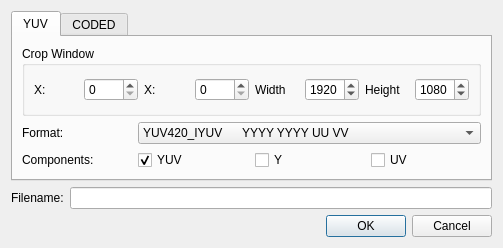
<?xml version="1.0" encoding="UTF-8"?>
<ui version="4.0">
 <class>Dialog_ImageSave</class>
 <widget class="QDialog" name="Dialog_ImageSave">
  <property name="geometry">
   <rect>
    <x>0</x>
    <y>0</y>
    <width>503</width>
    <height>248</height>
   </rect>
  </property>
  <property name="windowTitle">
   <string>Save Image</string>
  </property>
  <layout class="QGridLayout" name="gridLayout_5">
   <item row="0" column="0" colspan="2">
    <widget class="QTabWidget" name="tabWidget">
     <property name="currentIndex">
      <number>0</number>
     </property>
     <widget class="QWidget" name="tab">
      <attribute name="title">
       <string>YUV</string>
      </attribute>
      <layout class="QGridLayout" name="gridLayout_4">
       <item row="0" column="0" colspan="4">
        <widget class="QGroupBox" name="groupBox_BufferInfo">
         <property name="title">
          <string>Crop Window</string>
         </property>
         <layout class="QGridLayout" name="gridLayout">
          <item row="0" column="0">
           <widget class="QLabel" name="label_10">
            <property name="text">
             <string>X:</string>
            </property>
           </widget>
          </item>
          <item row="0" column="1">
           <widget class="QSpinBox" name="spinBox_BufferP_4">
            <property name="maximum">
             <number>8192</number>
            </property>
            <property name="value">
             <number>0</number>
            </property>
           </widget>
          </item>
          <item row="0" column="2">
           <widget class="QLabel" name="label_11">
            <property name="text">
             <string>X:</string>
            </property>
           </widget>
          </item>
          <item row="0" column="3">
           <widget class="QSpinBox" name="spinBox_BufferP_5">
            <property name="maximum">
             <number>8192</number>
            </property>
            <property name="value">
             <number>0</number>
            </property>
           </widget>
          </item>
          <item row="0" column="4">
           <widget class="QLabel" name="label_8">
            <property name="text">
             <string>Width</string>
            </property>
           </widget>
          </item>
          <item row="0" column="5">
           <widget class="QSpinBox" name="spinBox_BufferP_3">
            <property name="maximum">
             <number>8192</number>
            </property>
            <property name="value">
             <number>1920</number>
            </property>
           </widget>
          </item>
          <item row="0" column="6">
           <widget class="QLabel" name="label_9">
            <property name="text">
             <string>Height</string>
            </property>
           </widget>
          </item>
          <item row="0" column="7">
           <widget class="QSpinBox" name="spinBox_BufferH_3">
            <property name="maximum">
             <number>8192</number>
            </property>
            <property name="value">
             <number>1080</number>
            </property>
           </widget>
          </item>
         </layout>
        </widget>
       </item>
       <item row="1" column="0">
        <widget class="QLabel" name="label_12">
         <property name="text">
          <string>Format:</string>
         </property>
        </widget>
       </item>
       <item row="1" column="1" colspan="3">
        <widget class="QComboBox" name="comboBox_YUVFormat">
         <item>
          <property name="text">
           <string>YUV420_IYUV      YYYY YYYY UU VV</string>
          </property>
         </item>
         <item>
          <property name="text">
           <string>YUV420_YV12     YYYY YYYY VV UU</string>
          </property>
         </item>
         <item>
          <property name="text">
           <string>YUV420_NV12     YYYY YYYY UV UV</string>
          </property>
         </item>
         <item>
          <property name="text">
           <string>YUV422_YU16     YYYY YYYY UUUU VVVV</string>
          </property>
         </item>
         <item>
          <property name="text">
           <string>YUV422_YV16     YYYY YYYY VVVV UUUU</string>
          </property>
         </item>
         <item>
          <property name="text">
           <string>YUV422_NV16     YYYY YYYY UVUV UVUV</string>
          </property>
         </item>
        </widget>
       </item>
       <item row="2" column="0">
        <widget class="QLabel" name="label_13">
         <property name="text">
          <string>Components:</string>
         </property>
        </widget>
       </item>
       <item row="2" column="1">
        <widget class="QCheckBox" name="checkBox_YUV">
         <property name="text">
          <string>YUV</string>
         </property>
         <property name="checked">
          <bool>true</bool>
         </property>
        </widget>
       </item>
       <item row="2" column="2">
        <widget class="QCheckBox" name="checkBox_Y">
         <property name="text">
          <string>Y</string>
         </property>
        </widget>
       </item>
       <item row="2" column="3">
        <widget class="QCheckBox" name="checkBox_UV">
         <property name="text">
          <string>UV</string>
         </property>
        </widget>
       </item>
      </layout>
     </widget>
     <widget class="QWidget" name="tab_2">
      <attribute name="title">
       <string>CODED</string>
      </attribute>
     </widget>
    </widget>
   </item>
   <item row="1" column="0">
    <widget class="QLabel" name="label_14">
     <property name="text">
      <string>Filename:</string>
     </property>
    </widget>
   </item>
   <item row="1" column="1">
    <widget class="QLineEdit" name="lineEdit_FileName"/>
   </item>
   <item row="2" column="1">
    <widget class="QDialogButtonBox" name="buttonBox">
     <property name="orientation">
      <enum>Qt::Horizontal</enum>
     </property>
     <property name="standardButtons">
      <set>QDialogButtonBox::Cancel|QDialogButtonBox::Ok</set>
     </property>
    </widget>
   </item>
  </layout>
 </widget>
 <resources/>
 <connections>
  <connection>
   <sender>buttonBox</sender>
   <signal>accepted()</signal>
   <receiver>Dialog_ImageSave</receiver>
   <slot>accept()</slot>
   <hints>
    <hint type="sourcelabel">
     <x>248</x>
     <y>254</y>
    </hint>
    <hint type="destinationlabel">
     <x>157</x>
     <y>274</y>
    </hint>
   </hints>
  </connection>
  <connection>
   <sender>buttonBox</sender>
   <signal>rejected()</signal>
   <receiver>Dialog_ImageSave</receiver>
   <slot>reject()</slot>
   <hints>
    <hint type="sourcelabel">
     <x>316</x>
     <y>260</y>
    </hint>
    <hint type="destinationlabel">
     <x>286</x>
     <y>274</y>
    </hint>
   </hints>
  </connection>
 </connections>
</ui>
